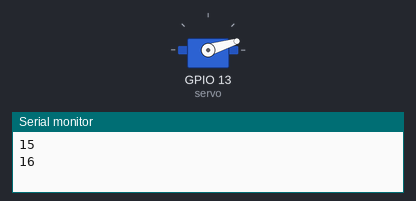
A sketch run on a simulated ESP32. Shown: servo, the last lines printed to the serial monitor.

Above: at 0.05 s.
At 0.6 s:
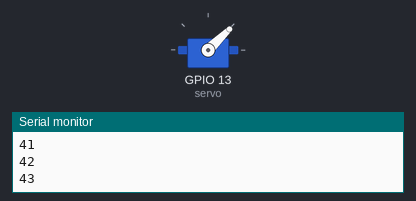
At 1.2 s:
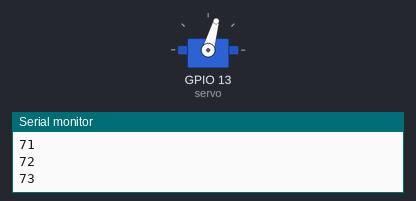
At 2.35 s:
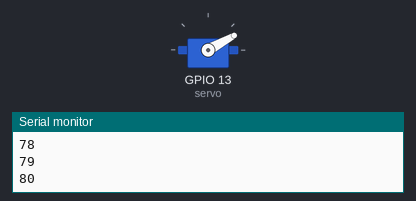
Timing chart, 0 to 6.1 s (numbered marks = the images above):
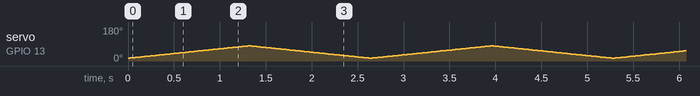

The sketch:

gripper.ino
```cpp
#include<ESP32Servo.h>
Servo servo;
void setup() {
  servo.attach(13);
  servo.write(15);
  Serial.begin(9600);
}

void loop() {
  for(int i =15; i<=80; i++){
    servo.write(i);
    delay(20);
    Serial.println(i);
  }
  for(int i =80; i>=15; i--){
    servo.write(i);
    delay(20);
  }
}
```
